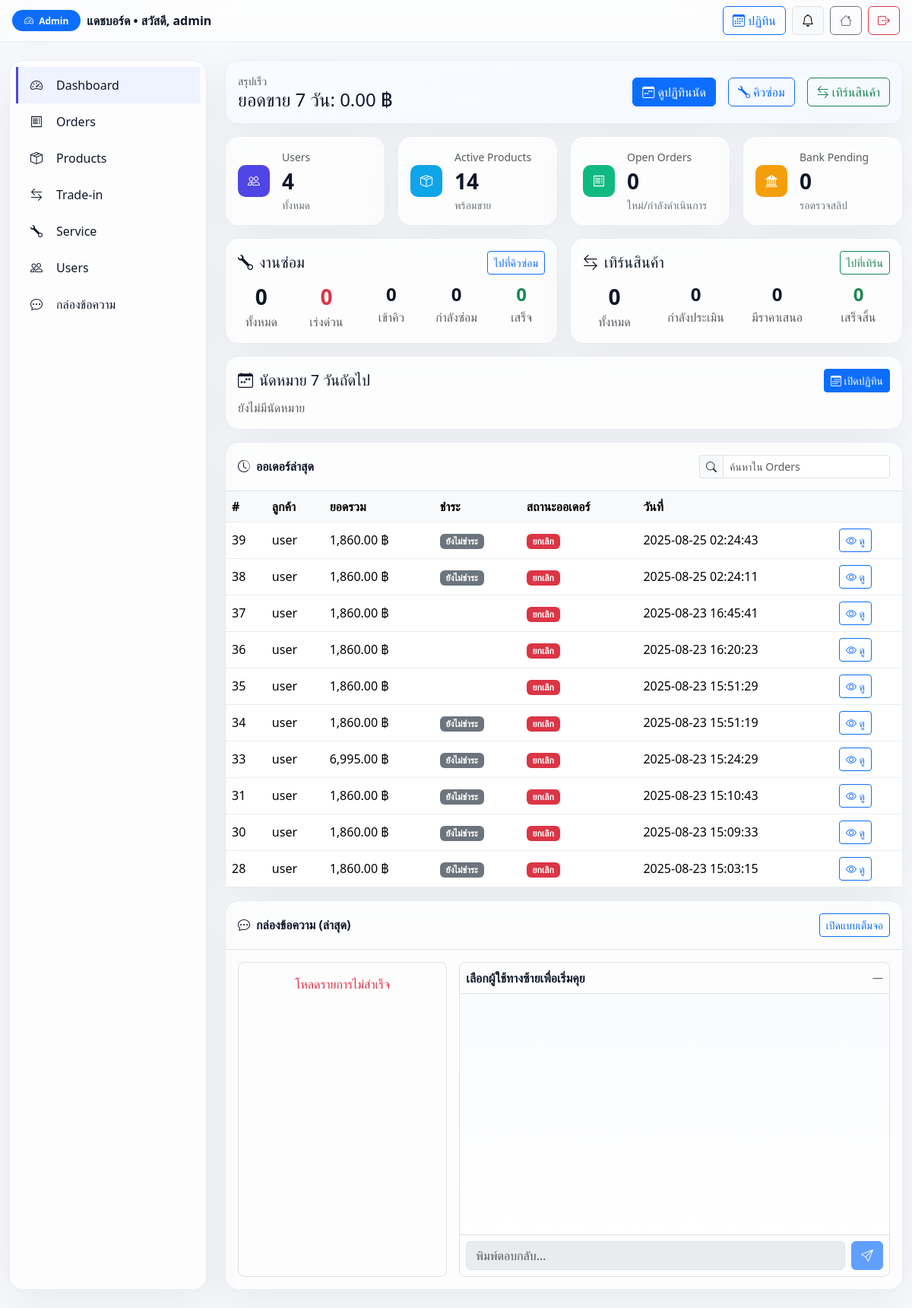
/Home/admin/dashboard.php (signed in), run on an earlier commit of the app's database.
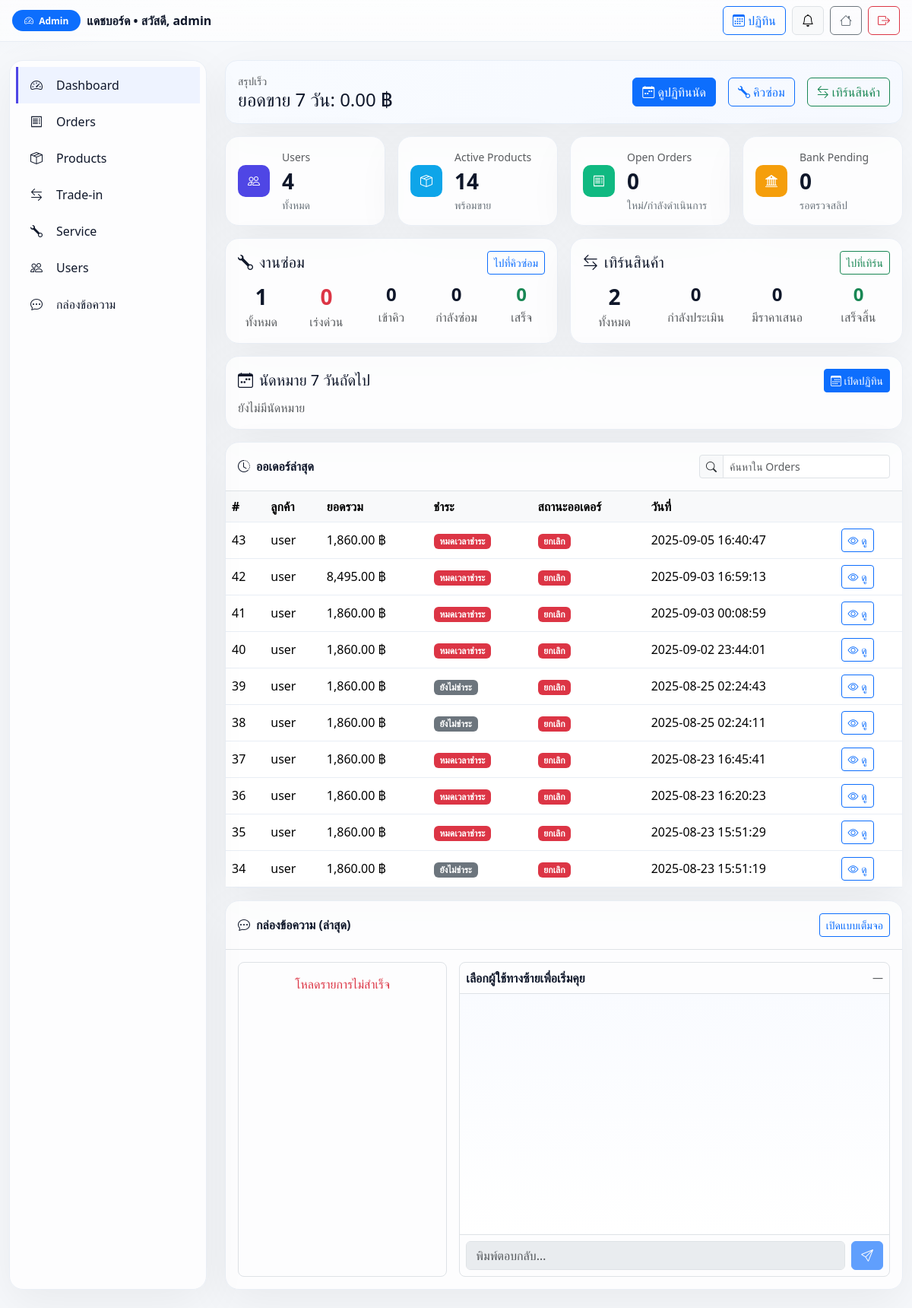
And on a later commit of the database.
### tables this page shows
CREATE TABLE `orders` (
  `id` bigint(20) UNSIGNED NOT NULL,
  `user_id` bigint(20) UNSIGNED NOT NULL,
  `total_price` decimal(10,2) NOT NULL DEFAULT 0.00,
  `status` enum('pending','processing','shipped','delivered','completed','cancel_requested','cancelled') NOT NULL DEFAULT 'pending',
  `payment_status` enum('unpaid','pending','paid','refunded','expired') NOT NULL DEFAULT 'unpaid',
  `stock_deducted` tinyint(1) NOT NULL DEFAULT 0,
  `shipping_name` varchar(150) DEFAULT NULL,
  `shipping_phone` varchar(30) DEFAULT NULL,
  `shipping_address` text DEFAULT NULL,
  `created_at` timestamp NOT NULL DEFAULT current_timestamp(),
  `expires_at` datetime DEFAULT NULL,
  `updated_at` timestamp NULL DEFAULT NULL ON UPDATE current_timestamp(),
  `payment_method` enum('cod','bank') DEFAULT 'cod',
  `slip_image` varchar(255) DEFAULT NULL,
  `cancel_reason` text DEFAULT NULL,
  `cancel_requested_at` timestamp NULL DEFAULT NULL
);

CREATE TABLE `users` (
  `id` bigint(20) UNSIGNED NOT NULL,
  `username` varchar(100) NOT NULL,
  `email` varchar(255) NOT NULL,
  `google_id` varchar(64) DEFAULT NULL,
  `provider` enum('local','google') NOT NULL DEFAULT 'local',
  `password_hash` varchar(255) DEFAULT NULL,
  `role` enum('user','admin') DEFAULT 'user',
  `phone` varchar(30) DEFAULT NULL,
  `address` text DEFAULT NULL,
  `profile_pic` varchar(255) DEFAULT NULL,
  `is_active` tinyint(1) NOT NULL DEFAULT 1,
  `created_at` timestamp NOT NULL DEFAULT current_timestamp(),
  `updated_at` timestamp NULL DEFAULT NULL ON UPDATE current_timestamp(),
  `full_name` varchar(150) DEFAULT NULL,
  `avatar` varchar(255) DEFAULT NULL,
  `address_line1` varchar(255) DEFAULT NULL,
  `address_line2` varchar(255) DEFAULT NULL,
  `district` varchar(120) DEFAULT NULL,
  `province` varchar(120) DEFAULT NULL,
  `postcode` varchar(12) DEFAULT NULL
);

### Home/admin/dashboard.php (the view, shortened to what the changed rows need)
<?php
require __DIR__ . '/../includes/db.php';
function h($s){ return htmlspecialchars($s ?? '', ENT_QUOTES, 'UTF-8'); }
function baht($n){ return number_format((float)$n, 2); }
$PAY_THAI = [
  'unpaid'=>'ยังไม่ชำระ','pending'=>'รอตรวจสอบ','paid'=>'ชำระแล้ว','refunded'=>'คืนเงินแล้ว','expired'=>'หมดเวลาชำระ'
];
$PAY_BADGE = [
  'unpaid'=>'secondary','pending'=>'warning text-dark','paid'=>'success','refunded'=>'info text-dark','expired'=>'danger'
];
$ORDER_THAI = [
  'pending'=>'ใหม่/กำลังตรวจสอบ','processing'=>'กำลังเตรียม/แพ็ค','shipped'=>'ส่งออกจากคลัง',
  'delivered'=>'ถึงปลายทาง','completed'=>'เสร็จสิ้น','cancel_requested'=>'รอยืนยันยกเลิก','cancelled'=>'ยกเลิก'
];
$ORDER_BADGE = [
  'pending'=>'info text-dark','processing'=>'primary','shipped'=>'primary',
  'delivered'=>'success','completed'=>'success','cancel_requested'=>'warning text-dark','cancelled'=>'danger'
];
function effective_status_of(array $o): string {
  $isBank = ($o['payment_method'] ?? '') === 'bank';
  $noSlip = empty($o['slip_image'] ?? '');
  $remain = (int)($o['remaining_sec'] ?? 0);
  $expired_by_rule =
      ($o['payment_status'] ?? '') === 'expired'
      || ($isBank && $noSlip && in_array(($o['payment_status'] ?? ''), ['unpaid','pending'], true) && $remain === 0);
  return $expired_by_rule ? 'cancelled' : (($o['status'] ?? '') ?: 'pending');
}
$sql_latest = "
  SELECT
    o.id, o.user_id, o.status, o.payment_method, o.payment_status, o.created_at,
    o.slip_image, o.expires_at,
    GREATEST(0, TIMESTAMPDIFF(SECOND, NOW(), COALESCE(o.expires_at, DATE_ADD(o.created_at, INTERVAL 15 MINUTE)))) AS remaining_sec,
    u.username,
    COALESCE(SUM(oi.quantity*oi.unit_price),0) AS total_amount
  FROM orders o
  LEFT JOIN users u ON u.id = o.user_id
  LEFT JOIN order_items oi ON oi.order_id = o.id
  GROUP BY o.id
  ORDER BY o.created_at DESC
  LIMIT 10
";
$latest = $conn->query($sql_latest)->fetch_all(MYSQLI_ASSOC);
$repair_counts = ['all'=>0,'urgent'=>0,'queued'=>0,'repairing'=>0,'done'=>0];
$repair_counts['all']    = (int)$conn->query("SELECT COUNT(*) c FROM service_tickets")->fetch_assoc()['c'];
$repair_counts['urgent'] = (int)$conn->query("SELECT COUNT(*) c FROM service_tickets WHERE urgency='urgent'")->fetch_assoc()['c'];
$repair_counts['queued'] = (int)$conn->query("SELECT COUNT(*) c FROM service_tickets WHERE status IN ('queue','queued')")->fetch_assoc()['c'];
$repair_counts['repairing'] = (int)$conn->query("SELECT COUNT(*) c FROM service_tickets WHERE status='repairing'")->fetch_assoc()['c'];
$repair_counts['done'] = (int)$conn->query("SELECT COUNT(*) c FROM service_tickets WHERE status IN ('done','returned','completed')")->fetch_assoc()['c'];
$trade_counts = ['all'=>0,'reviewing'=>0,'offered'=>0,'completed'=>0];
$trade_counts['all'] = (int)$conn->query("SELECT COUNT(*) c FROM tradein_requests")->fetch_assoc()['c'];
if ($conn->query("SHOW TABLES LIKE 'tradein_requests'")->num_rows){
  $trade_counts['reviewing'] = (int)$conn->query("SELECT COUNT(*) c FROM tradein_requests WHERE status='reviewing'")->fetch_assoc()['c'];
  $trade_counts['offered']   = (int)$conn->query("SELECT COUNT(*) c FROM tradein_requests WHERE status='offered'")->fetch_assoc()['c'];
  $trade_counts['completed'] = (int)$conn->query("SELECT COUNT(*) c FROM tradein_requests WHERE status IN ('completed','accepted')")->fetch_assoc()['c'];
}
?>
<!doctype html>
<html lang="th" data-theme="light">
<head>
  <link href="https://cdn.jsdelivr.net/npm/bootstrap@5.3.2/dist/css/bootstrap.min.css" rel="stylesheet">
  <link href="https://cdn.jsdelivr.net/npm/bootstrap-icons/font/bootstrap-icons.css" rel="stylesheet">
</head>
<body>
<div class="container-fluid my-4 app">
  <main class="d-flex flex-column gap-3">
    <div class="row g-3">
      <div class="col-lg-6">
        <div class="glass p-3 h-100">
          <div class="row text-center">
            <div class="col"><div class="fs-3 fw-bold"><?= $repair_counts['all'] ?></div><div class="text-muted">ทั้งหมด</div></div>
          </div>
        </div>
      </div>
      <div class="col-lg-6">
        <div class="glass p-3 h-100">
          <div class="row text-center">
            <div class="col"><div class="fs-3 fw-bold"><?= $trade_counts['all'] ?></div><div class="text-muted">ทั้งหมด</div></div>
          </div>
        </div>
      </div>
    </div>
    <div class="glass">
      <div class="table-responsive">
        <table class="table align-middle mb-0">
          <thead class="table-light">
            <tr>
              <th>#</th><th>ลูกค้า</th><th>ยอดรวม</th><th>ชำระ</th><th>สถานะออเดอร์</th><th>วันที่</th><th></th>
            </tr>
          </thead>
          <tbody>
          <?php if(empty($latest)): ?>
            <tr><td colspan="7" class="text-center text-muted py-4">ยังไม่มีคำสั่งซื้อ</td></tr>
          <?php else: foreach($latest as $o): ?>
            <tr id="row-<?= (int)$o['id'] ?>">
              <td><?= (int)$o['id'] ?></td>
              <td><?= h($o['username'] ?? ('UID '.$o['user_id'])) ?></td>
              <td><?= baht($o['total_amount']) ?> ฿</td>
              <td><?php $pbadge = $PAY_BADGE[$o['payment_status']] ?? 'secondary'; ?>
                <span class="badge bg-<?= $pbadge ?>"><?= h($PAY_THAI[$o['payment_status']] ?? $o['payment_status']) ?></span>
              </td>
              <td><?php $eff = effective_status_of($o); $obadge = $ORDER_BADGE[$eff] ?? 'secondary'; ?>
                <span class="badge bg-<?= $obadge ?>"><?= h($ORDER_THAI[$eff] ?? $eff) ?></span>
              </td>
              <td><?= h($o['created_at']) ?></td>
              <td><a href="order_detail.php?id=<?= (int)$o['id'] ?>" class="btn btn-sm btn-outline-primary"><i class="bi bi-eye"></i> ดู</a></td>
            </tr>
          <?php endforeach; endif; ?>
          </tbody>
        </table>
      </div>
    </div>
  </main>
</div>
</body>
</html>

What changed in the data, as far as the page shows it:
no longer on this page (row unchanged): orders: id "33", user.username "user", total_amount "6,995.00", payment_status "ยังไม่ชำระ", eff "ยกเลิก", created_at "2025-08-23 15:24:29"
no longer on this page (row unchanged): orders: id "31", user.username "user", total_amount "1,860.00", payment_status "ยังไม่ชำระ", payment_status+payment_method+slip_image "ยกเลิก", created_at "2025-08-23 15:10:43"
no longer on this page (row unchanged): orders: id "30", user.username "user", total_amount "1,860.00", payment_status "ยังไม่ชำระ", payment_status+payment_method+slip_image "ยกเลิก", created_at "2025-08-23 15:09:33"
no longer on this page (row unchanged): orders: id "28", user.username "user", total_amount "1,860.00", payment_status "ยังไม่ชำระ", payment_status+payment_method+status "ยกเลิก", created_at "2025-08-23 15:03:15"
added orders: id "43", user.username "user", total_amount "1,860.00", payment_status "หมดเวลาชำระ", payment_status "ยกเลิก", created_at "2025-09-05 16:40:47"
added orders: id "42", user.username "user", total_amount "8,495.00", payment_status "หมดเวลาชำระ", payment_status "ยกเลิก", created_at "2025-09-03 16:59:13"
added orders: id "41", user.username "user", total_amount "1,860.00", payment_status "หมดเวลาชำระ", payment_status "ยกเลิก", created_at "2025-09-03 00:08:59"
added orders: id "40", user.username "user", total_amount "1,860.00", payment_status "หมดเวลาชำระ", payment_status "ยกเลิก", created_at "2025-09-02 23:44:01"
changed orders id 37: payment_status (not shown) → "หมดเวลาชำระ"
changed orders id 36: payment_status (not shown) → "หมดเวลาชำระ"
changed orders id 35: payment_status (not shown) → "หมดเวลาชำระ"
Also different on the page:
$repair_counts['all']: "0" → "1"
$trade_counts['all']: "0" → "2"
